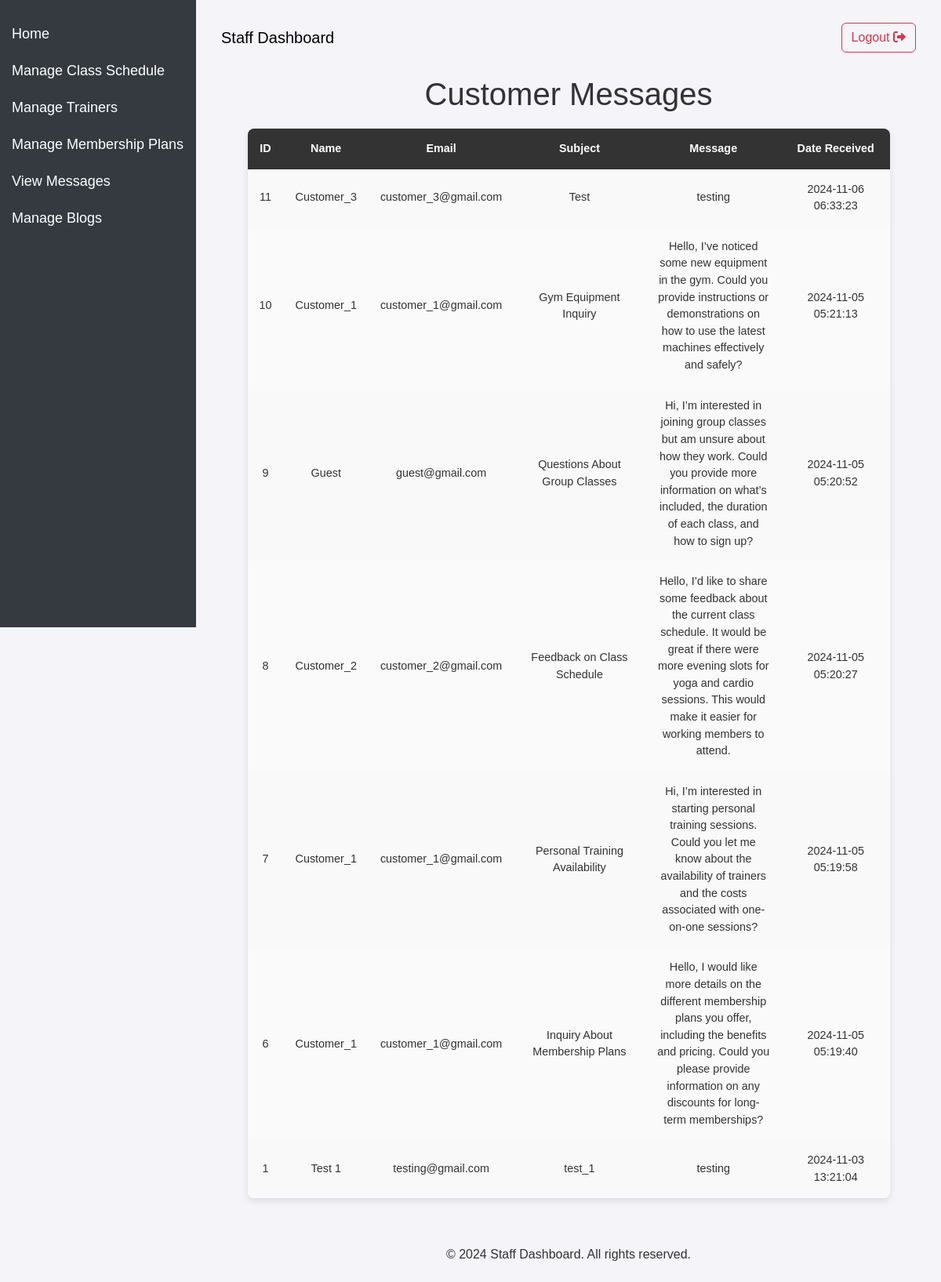
Page /fitzone/staff/view_messages.php (signed in) on the committed database.
### tables this page shows
CREATE TABLE `contact_messages` (
  `id` int(11) NOT NULL,
  `name` varchar(100) NOT NULL,
  `email` varchar(100) NOT NULL,
  `subject` varchar(150) NOT NULL,
  `message` text NOT NULL,
  `created_at` timestamp NOT NULL DEFAULT current_timestamp()
);

### fitzone/staff/view_messages.php (the view, shortened to what this page needs)
<?php
include 'assists/header_staff.php';
include 'database_connection.php';
$sql = "SELECT id, name, email, subject, message, created_at FROM contact_messages ORDER BY created_at DESC";
$result = $conn->query($sql);
?>
<h1>Customer Messages</h1>
<?php if ($result->num_rows > 0): ?>
    <table border="1" cellpadding="10" cellspacing="0">
        <tr>
            <th>ID</th>
            <th>Name</th>
            <th>Email</th>
            <th>Subject</th>
            <th>Message</th>
            <th>Date Received</th>
        </tr>
        <?php while ($row = $result->fetch_assoc()): ?>
            <tr>
                <td><?php echo htmlspecialchars($row['id']); ?></td>
                <td><?php echo htmlspecialchars($row['name']); ?></td>
                <td><?php echo htmlspecialchars($row['email']); ?></td>
                <td><?php echo htmlspecialchars($row['subject']); ?></td>
                <td><?php echo nl2br(htmlspecialchars($row['message'])); ?></td>
                <td><?php echo htmlspecialchars($row['created_at']); ?></td>
            </tr>
        <?php endwhile; ?>
    </table>
<?php else: ?>
    <p>No messages found.</p>
<?php endif; ?>
<?php
include 'assists/footer_staff.php';
?>

### fitzone/staff/assists/header_staff.php (style rules this page uses)
body { display: flex; min-height: 100vh; flex-direction: column; }

### fitzone/staff/view_messages.php (style rules this page uses)
body { font-family: Arial, sans-serif; background-color: #f4f4f9; color: #333; }
h1 { text-align: center; color: #333; margin-top: 20px; }
table { width: 90%; margin: 20px auto; border-collapse: collapse; background-color: #fff; box-shadow: 0 4px 8px rgba(0, 0, 0, 0.1); border-radius: 8px; overflow: hidden; }
table, th, td { border: none; }
th, td { padding: 15px; text-align: center; font-size: 0.9rem; }
th { background-color: #333; color: #fff; font-weight: bold; }
td { background-color: #fafafa; color: #333; }
tr:nth-child(even) td { background-color: #f9f9f9; }
td { word-wrap: break-word; max-width: 200px; }

### rows in the picture
contact_messages: id "11", name "Customer_3", email "customer_3@gmail.com", subject "Test", message "testing", created_at "2024-11-06 06:33:23"
contact_messages: id "10", name "Customer_1", email "customer_1@gmail.com", subject "Gym Equipment Inquiry", message "Hello, I’ve noticed some new equipment in the gym. Could you provide instructions or demonstrations on how to use the latest machines effectively and safely?", created_at "2024-11-05 05:21:13"
contact_messages: id "9", name "Guest", email "guest@gmail.com", subject "Questions About Group Classes", message "Hi, I’m interested in joining group classes but am unsure about how they work. Could you provide more information on what’s included, the duration of each class, and how to sign up?", created_at "2024-11-05 05:20:52"
contact_messages: id "8", name "Customer_2", email "customer_2@gmail.com", subject "Feedback on Class Schedule", message "Hello, I’d like to share some feedback about the current class schedule. It would be great if there were more evening slots for yoga and cardio sessions. This would make it easier for working members to attend.", created_at "2024-11-05 05:20:27"
contact_messages: id "7", name "Customer_1", email "customer_1@gmail.com", subject "Personal Training Availability", message "Hi, I’m interested in starting personal training sessions. Could you let me know about the availability of trainers and the costs associated with one-on-one sessions?", created_at "2024-11-05 05:19:58"
contact_messages: id "6", name "Customer_1", email "customer_1@gmail.com", subject "Inquiry About Membership Plans", message "Hello, I would like more details on the different membership plans you offer, including the benefits and pricing. Could you please provide information on any discounts for long-term memberships?", created_at "2024-11-05 05:19:40"
contact_messages: id "1", name "Test 1", email "testing@gmail.com", subject "test_1", message "testing", created_at "2024-11-03 13:21:04"
